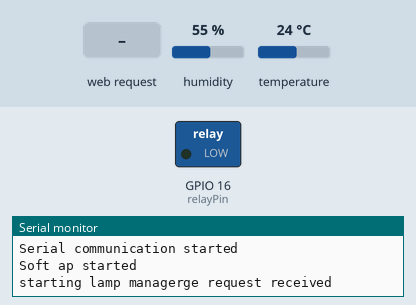
Bench run of a sketch on a simulated ESP8266 (NodeMCU). Parts: switched loads named in the sketch (green lamp = pin HIGH), the last lines printed to the serial monitor. The test bench sets the inputs (shaded band); at power-on: humidity 55 %, temperature 24 °C. EEPROM starts erased.

Above: at 1.2 s.
1.3 s: HTTP request GET /settings?lamp=1 received
At 1.9 s:
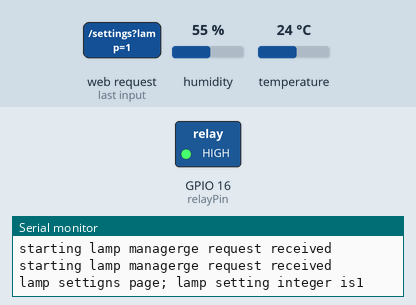
2.8 s: HTTP request GET /settings?lamp=0 received
At 4.0 s:
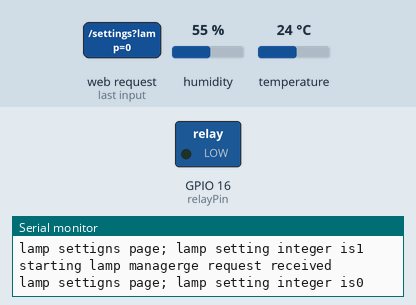
4.3 s: HTTP request GET /settings?lamp=120 received
At 5.3 s:
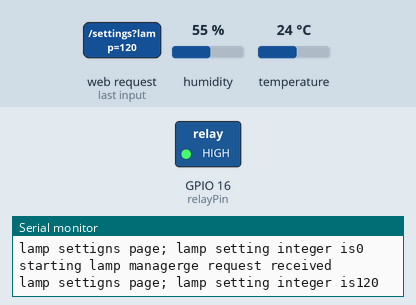
Timing chart, 0 to 7.3 s (numbered marks = the images above; inputs shaded):
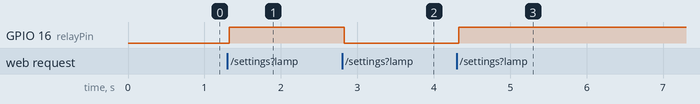

Measured:
- after the input at 1.3 s, GPIO 16 (relayPin): LOW → HIGH at once
- after the input at 2.8 s, GPIO 16 (relayPin): HIGH → LOW at once
- after the input at 4.3 s, GPIO 16 (relayPin): LOW → HIGH at once

The sketch:

espcode.ino
```cpp
#include <ESP8266WiFi.h>
#include <WiFiClient.h>
#include <ESP8266WebServer.h>
#include <ESP8266mDNS.h>
#include <HX711.h>
#include <SimpleDHT.h>
#include <Ticker.h>
#include <EEPROM.h>
#include <ESP8266HTTPUpdateServer.h>


const char* ssid = "Smart";
const char* wifiPassword = "1234567890";


//define ticker;
Ticker flipper;


//Define webserver
ESP8266WebServer server ( 80 );
ESP8266HTTPUpdateServer httpUpdater;

//Define Scale 1
const byte scale1DataPin = 12;
const byte scale1ClockPin =13 ;
HX711 scale1(scale1DataPin, scale1ClockPin);

//Define scale 2
const byte scale2DataPin = 5;
const byte scale2ClockPin = 4;
HX711 scale2(scale2DataPin, scale2ClockPin);


//define dht11 temperature sensor
const byte dht11Pin = 14;
SimpleDHT11 dht11;
byte temperature = 0;
byte humidity = 0;
boolean measureDHTnow = true;

void measureNow(){
   measureDHTnow = true;
  }


//define relay
byte relayPin = 16;
int lampStatus = 0;


//load settings
 int lampSettings;

//array of mintemp
int settingsMinTemp [] = {NULL,NULL,35,32,29,26,23,20,16};
int settingsMaxTemp [] = {NULL,NULL,37,35,32,29,26,23,19};


void lampOn(){
  digitalWrite(relayPin, HIGH);
  }

void lampOff(){
  digitalWrite(relayPin, LOW);
  }
void lampManager(){
/*
 * lamp manager is periodically called by ticker, this function will check
 * humidity and temperature are store on global variable
 * controls relay pin for maintaining temperature
 *
 */
 Serial.print("starting lamp manager");
  if (dht11.read(dht11Pin, &temperature, &humidity, NULL)) {
    Serial.print("Read DHT11 failed.");
    return;
  }

    Serial.println("temperature read"+temperature);
  if(lampSettings == 0){
    lampOff();
  }else if(lampSettings == 1){
    lampOn();
  }else{
    if(temperature < settingsMinTemp[lampSettings]){
      lampOn();
    }else if(temperature > settingsMaxTemp[lampSettings]){
      lampOff();
      }
   }

}


//root html page
void handleRoot() {
   Serial.println("Root page request received");
  //read scale 1;
  String scale1Reading = String((scale1.read()/1000*16/6));
  //read scale 2;
  String scale2Reading = String((scale2.read()/1000*16/6));


  Serial.println("weight = " + scale1Reading);
  String body = "{\"temperature\":\""+String(temperature)+"\",\"humidity\":\""+String(humidity)+"\",\"scale_1\":\""+scale1Reading+"\",\"scale_2\":\""+scale2Reading+"\"}";
  server.send(200, "text/plain", body);
}


//lamp settings page
void handleSettings() {

if(server.hasArg("lamp")){
    lampSettings = server.arg("lamp").toInt();
    EEPROM.write(1, lampSettings);
    EEPROM.commit();
    lampManager();
  }

  String body = "<h1>Lamp Settings</h1><div><form method='post'><input type='radio' name='lamp' value='0'> Always Off<br><input type='radio' name='lamp' value='1'> Always On<br><input type='radio' name='lamp' value='2'> Week 0 (35&#8451 - 37&#8451)<br><input type='radio' name='lamp' value='3'> Week 1 (32&#8451 - 35&#8451)<br><input type='radio' name='lamp' value='4'> Week 2 (29&#8451 - 32&#8451)<br><input type='radio' name='lamp' value='5'> Week 3 (26&#8451 - 29&#8451)<br><input type='radio' name='lamp' value='6'> Week 4 (23&#8451 - 26&#8451)<br><input type='radio' name='lamp' value='7'> Week 5-7 (20&#8451 - 23&#8451)<br><input type='radio' name='lamp' value='8'> Adult (16&#8451 - 19&#8451)<br><input type='submit' name='Update' value='Update'></form></div><script>document.querySelector('[value=\""+String(EEPROM.read(1))+"\"]').checked = true;</script>";
  server.send ( 200, "text/html", body);
  Serial.print ( "lamp settigns page; lamp setting integer is" );
  Serial.println(lampSettings);


}

//not found page

void handleNotFound() {
  server.send ( 404, "text/html", "<h2>Web Page not Found</h2>");
}


void setup() {

  // start serial communication for debugging
  Serial.begin(115200);
  delay(10);
  Serial.println("Serial communication started");
  WiFi.mode(WIFI_AP);
  delay(10);
  WiFi.softAP(ssid, wifiPassword);
  delay(10);
 Serial.println("Soft ap started");
  //relay
  pinMode(relayPin, OUTPUT);
  digitalWrite(relayPin, LOW);

  //eeeprom to store data
  EEPROM.begin(512);
  lampSettings = EEPROM.read(1);
  //html server
  server.on("/", handleRoot);
  server.on("/settings", handleSettings);
  server.onNotFound ( handleNotFound );
  httpUpdater.setup(&server);
  server.begin();


  //flipper
  flipper.attach(30, measureNow);
}

void loop() {

  server.handleClient();

  if(measureDHTnow){
  measureDHTnow =false;
  lampManager();
  }

}
```
